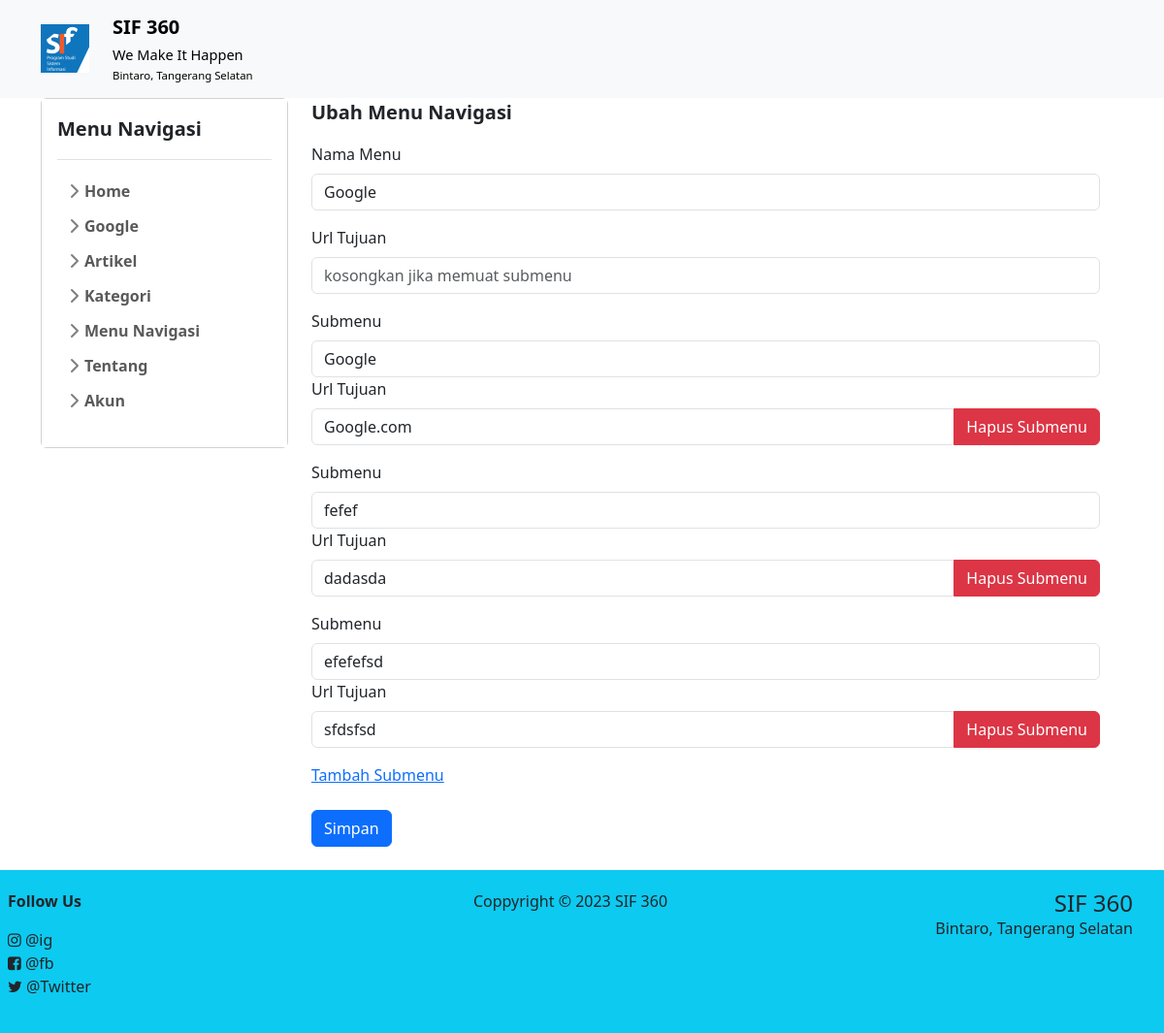
/view/admin/menu_edit.php?id=5 (signed in), run on the app's committed database.
### tables this page shows
CREATE TABLE `about` (
  `id` int NOT NULL,
  `name` varchar(100) NOT NULL,
  `slogan` varchar(255) DEFAULT NULL,
  `address` varchar(255) DEFAULT NULL,
  `twitter` varchar(100) DEFAULT NULL,
  `facebook` varchar(100) DEFAULT NULL,
  `instagram` varchar(100) DEFAULT NULL
);

CREATE TABLE `menu` (
  `id` int NOT NULL,
  `name` varchar(100) NOT NULL,
  `slug` varchar(100) NOT NULL,
  `url` varchar(50) NOT NULL
);

CREATE TABLE `submenu` (
  `id` int NOT NULL,
  `name` varchar(100) NOT NULL,
  `slug` varchar(100) NOT NULL,
  `parent_id` int DEFAULT NULL,
  `url` varchar(50) NOT NULL
);

### view/admin/menu_edit.php (the view, shortened to what this page needs)
<?php
include '../template/header.php';
if(isset($_GET['id'])){
    $id = $_GET['id'];
    $query = "SELECT * FROM menu WHERE id = $id";
    $result = mysqli_query($conn, $query);
    $menu = mysqli_fetch_assoc($result);
}
?>
    <div class="container">
        <div class="row w-100">
            <?php include '../template/sidebar.php';?>
            <div class="col-lg-9 col-md-9 col-12 order-lg-2 order-md-2 order-1">
                <p class="fs-5 fw-bold">Ubah Menu Navigasi</p>
                <form action="menu_edit_proses.php" method="POST">
                    <div class="mb-3">
                        <label for="name" class="form-label">Nama Menu</label>
                        <input type="text" class="form-control" id="name" name="name" required value="<?php echo $menu['name'];?>">
                    </div>
                    <div class="mb-3">
                        <label for="url" class="form-label">Url Tujuan</label>
                        <input type="text" class="form-control" id="url" name="url" placeholder="kosongkan jika memuat submenu">
                    </div>
                    <div id="subMenuContainer">
                        <?php $submenu = mysqli_query($conn, "SELECT * FROM submenu WHERE parent_id = $menu[id]");
                        $submenus = mysqli_fetch_all($submenu, MYSQLI_ASSOC);
                        ?>
                            <?php foreach ($submenus as $submenu) : ?>
                                <div class="submenu mb-3">
                                    <label for="<?php echo $submenu['name'];?>" class="form-label">Submenu</label>
                                    <div class="input-group">
                                        <input type="text" class="form-control" id="<?php echo $submenu['name'];?>" name="submenu[]" value="<?php echo $submenu['name'];?>">
                                    </div>
                                    <div class="mb-3">
                                        <label for="<?php echo $submenu['name'];?>-url" class="form-label">Url Tujuan</label>
                                        <div class="input-group">
                                            <input type="text" id="<?php echo $submenu['name'];?>-url" class="form-control" name="submenu_url[]" required value="<?php echo $submenu['url'];?>">
                                            <button class="btn btn-danger hapus-submenu" idsubmenu="<?php echo $submenu['id'];?>">Hapus Submenu</button>
                                        </div>
                                    </div>
                                </div>
                            <?php endforeach; ?>
                    </div>
                    <a href="#" id="tambah_sub_menu">Tambah Submenu</a>
                    <br>
                    <button type="submit" class="btn btn-primary">Simpan</button>
                </form>
            </div>
        </div>
    </div>
<?php include '../template/footer.php'; ?>

### view/template/header.php (shortened to what this page needs)
<!DOCTYPE html>
<html lang="en">
<?php
    include '../../config/database.php';
    $about = mysqli_query($conn, "SELECT * FROM about Limit 1");
    $about = mysqli_fetch_assoc($about);
?>
<head>
    <link href="https://cdn.jsdelivr.net/npm/bootstrap@5.3.0/dist/css/bootstrap.min.css" rel="stylesheet">
    <link rel="stylesheet" href="https://cdnjs.cloudflare.com/ajax/libs/font-awesome/4.7.0/css/font-awesome.css" />
    <link href="../../assets/css/sidebar.css" rel="stylesheet">
</head>
<body>
    <header>
    <nav class="navbar navbar-expand-lg navbar-light bg-light">
        <div class="container">
            <a class="navbar-brand" href="../../">
                <div class="row align-items-center">
                    <div class="col-auto">
                        <img src="../../assets/images/logo.jpg" alt="Logo" width="50" height="50">
                    </div>
                    <div class="col">
                        <p class="m-0 font-weight-bold" style="font-weight: bold !important;"><?php echo $about['name'];?></p>
                        <p class="m-0" style="font-size: smaller;"><small><?php echo $about['slogan'];?></small></p>
                        <p class="m-0" style="font-size: small;"><small><?php echo $about['address'];?></small></p>
                    </div>
                </div>
            </a>
        </div>
    </nav>
    </header>

### view/template/sidebar.php (shortened to what this page needs)
<div class="col-lg-3 col-md-3 col-12 order-lg-1 order-md-1 order-2 pr-1">
    <div class="sidebar card w-100">
        <div class="flex-shrink-0 p-3 bg-white">
            <a href="/" class="d-flex align-items-center pb-3 mb-3 link-dark text-decoration-none border-bottom">
            <span class="fs-5 fw-semibold">Menu Navigasi</span>
            </a>
            <ul class="list-unstyled ps-0">
                <li class="mb-1">
                    <button class="btn btn-toggle align-items-center rounded collapsed" data-bs-toggle="collapse" data-bs-target="#home-collapse" aria-expanded="false">
                    Home
                    </button>
                </li>
                <?php $sidebar = mysqli_query($conn, "SELECT * FROM menu");
                $sidebar = mysqli_fetch_all($sidebar, MYSQLI_ASSOC)
                ?>
                <?php foreach($sidebar as $side) {
                    $submenu = mysqli_query($conn, "SELECT * FROM submenu WHERE parent_id='$side[id]'");
                    $count = mysqli_num_rows($submenu);
                    $submenu = mysqli_fetch_all($submenu, MYSQLI_ASSOC);
                    if($count > 0){
                        ?>
                        <li class="mb-1">
                            <button class="btn btn-toggle align-items-center rounded collapsed" data-bs-toggle="collapse" data-bs-target="#<?php echo $side['id'];?>-collapse" aria-expanded="false">
                            <?php echo $side['name'];?>
                            </button>
                                <?php foreach($submenu as $sid) { ?>
                                <li><a href="<?php echo $sid['url'];?>" class="link-dark rounded"><?php echo $sid['name'];?></a></li>
                                <?php } ?>
                        </li>
                        <?php
                    }else{
                        ?>
                        <li class="mb-1 ps-3">
                            <a href="<?php echo $side['url'];?>" class="link-dark rounded"><?php echo $sid['name'];?></a>
                        </li>
                        <?php
                    }
                }
                    ?>
                <?php
                if(ISSET($_SESSION['username'])){
                ?>
                <li class="mb-1">
                    <button class="btn btn-toggle align-items-center rounded collapsed" data-bs-toggle="collapse" data-bs-target="#artikel-collapse" aria-expanded="false">
                    Artikel
                    </button>
                </li>
                <li class="mb-1">
                    <button class="btn btn-toggle align-items-center rounded collapsed" data-bs-toggle="collapse" data-bs-target="#kategori-collapse" aria-expanded="false">
                    Kategori
                    </button>
                </li>
                <li class="mb-1">
                    <button class="btn btn-toggle align-items-center rounded collapsed" data-bs-toggle="collapse" data-bs-target="#menu-collapse" aria-expanded="false">
                    Menu Navigasi
                    </button>
                </li>
                <li class="mb-1">
                    <button class="btn btn-toggle align-items-center rounded collapsed" data-bs-toggle="collapse" data-bs-target="#menu-collapse" aria-expanded="false">
                    Tentang
                    </button>
                </li>
                <?php
                }
                ?>
                <li class="mb-1">
                    <button class="btn btn-toggle align-items-center rounded collapsed" data-bs-toggle="collapse" data-bs-target="#akun-collapse" aria-expanded="false">
                    Akun
                    </button>
                </li>
            </ul>
        </div>
    </div>
</div>

### view/template/footer.php (shortened to what this page needs)
    <footer class=" bg-info mt-4  justify-content-center">
        <div class="col-12 row p-3 justify-content-center">
            <div class="col-12 col-lg-4 p-1">
                <p class="fw-bold">Follow Us</p>
                <ul class="list-unstyled ps-0">
                    <li class="me-3">
                    <i class="fa fa-instagram"></i> @<?php echo $about['instagram'];?>
                    </li>
                    <li class="me-3">
                    <i class="fa fa-facebook-square"></i> @<?php echo $about['facebook'];?>
                    </li>
                    <li class="me-3">
                    <i class="fa fa-twitter"></i> @<?php echo $about['twitter'];?>
                    </li>
                </ul>
            </div>
            <div class="col-12 col-lg-4 p-1 mt-lg-0 mt-md-0 mt-1 ">
                <p class="text-center">Coppyright &copy; <?php echo date('Y');?> <?php echo $about['name'];?></p>
            </div>
            <div class="col-12 col-lg-4 p-1 mt-lg-0 mt-md-0 mt-1 ">
                <p class="h4 f-wbold text-end m-0"><?php echo $about['name'];?></p>
                <p class="text-end m-0"><?php echo $about['address'];?></p>
            </div>
        </div>
    </footer>
</body>
</html>

### assets/css/sidebar.css (style rules this page uses)
body { min-height: 100vh; min-height: -webkit-fill-available; }
html { height: -webkit-fill-available; }
.btn-toggle { display: inline-flex; align-items: center; padding: .25rem .5rem; font-weight: 600; color: rgba(0, 0, 0, .65); background-color: transparent; border: 0; }
.btn-toggle::before { width: 1.25em; line-height: 0; transition: transform .35s ease; transform-origin: .5em 50%; }
.fw-semibold { font-weight: 600; }

### data on the page
about: name "SIF 360", slogan "We Make It Happen", address "Bintaro, Tangerang Selatan", instagram "ig", facebook "fb", twitter "Twitter"
menu: name "Google"
submenu: name "Google", url "Google.com"
submenu: name "fefef", url "dadasda"
submenu: name "efefefsd", url "sfdsfsd"
